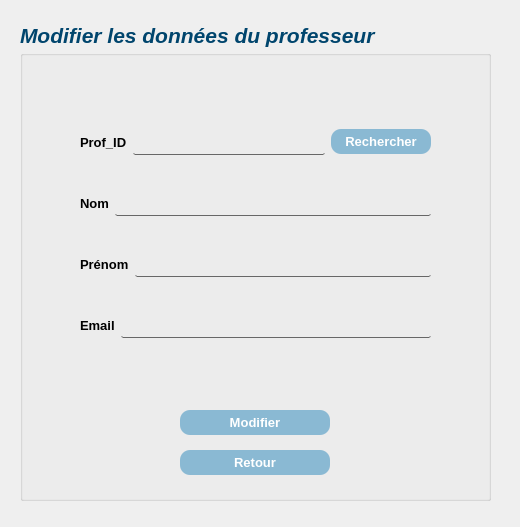
<?xml version="1.0" encoding="UTF-8"?>
<ui version="4.0">
 <class>editprof</class>
 <widget class="QDialog" name="editprof">
  <property name="geometry">
   <rect>
    <x>0</x>
    <y>0</y>
    <width>520</width>
    <height>527</height>
   </rect>
  </property>
  <property name="windowTitle">
   <string>Dialog</string>
  </property>
  <widget class="QGroupBox" name="groupBox">
   <property name="geometry">
    <rect>
     <x>20</x>
     <y>50</y>
     <width>471</width>
     <height>451</height>
    </rect>
   </property>
   <property name="title">
    <string/>
   </property>
   <widget class="QPushButton" name="EditButton">
    <property name="geometry">
     <rect>
      <x>160</x>
      <y>360</y>
      <width>150</width>
      <height>25</height>
     </rect>
    </property>
    <property name="font">
     <font>
      <pointsize>-1</pointsize>
      <bold>true</bold>
     </font>
    </property>
    <property name="styleSheet">
     <string notr="true">QPushButton{
color: #ffffff; 
background-color: #8AB9D3;
height: 25px;
font-size:13px;
border-radius:10px;
width:100px;
}
QPushButton:hover:!pressed
{
	background-color:#B9CCD6;
cursor:pointer;
}
QPushButton:pressed
{
              transition: 0.9s; 
}</string>
    </property>
    <property name="text">
     <string>Modifier</string>
    </property>
   </widget>
   <widget class="QPushButton" name="SalleReturn">
    <property name="geometry">
     <rect>
      <x>160</x>
      <y>400</y>
      <width>150</width>
      <height>25</height>
     </rect>
    </property>
    <property name="font">
     <font>
      <pointsize>-1</pointsize>
      <bold>true</bold>
     </font>
    </property>
    <property name="styleSheet">
     <string notr="true">QPushButton{
color: #ffffff; 
background-color: #8AB9D3;
height: 25px;
font-size:13px;
border-radius:10px;
width:100px;
}
QPushButton:hover:!pressed
{
	background-color:#B9CCD6;
cursor:pointer;
}
QPushButton:pressed
{
              transition: 0.9s; 
}</string>
    </property>
    <property name="text">
     <string>Retour</string>
    </property>
   </widget>
   <widget class="QWidget" name="layoutWidget">
    <property name="geometry">
     <rect>
      <x>60</x>
      <y>50</y>
      <width>351</width>
      <height>271</height>
     </rect>
    </property>
    <layout class="QVBoxLayout" name="verticalLayout">
     <item>
      <layout class="QHBoxLayout" name="horizontalLayout">
       <item>
        <widget class="QLabel" name="label">
         <property name="font">
          <font>
           <pointsize>10</pointsize>
           <italic>false</italic>
           <bold>true</bold>
          </font>
         </property>
         <property name="text">
          <string>Prof_ID</string>
         </property>
        </widget>
       </item>
       <item>
        <widget class="QLineEdit" name="Prof_ID">
         <property name="font">
          <font>
           <pointsize>10</pointsize>
          </font>
         </property>
         <property name="styleSheet">
          <string notr="true">QLineEdit{
		background-color: rgb(255, 255, 255);
	 border: 1px  solid;
     border-radius: 2px;
background:transparent;
border-top: 10px solid rrgb(255, 255, 255);
border:none;
border-bottom: 1px solid rgb(103, 103, 103);
height:25px;
color:black;
}</string>
         </property>
        </widget>
       </item>
       <item>
        <widget class="QPushButton" name="SearchButton">
         <property name="font">
          <font>
           <pointsize>-1</pointsize>
           <bold>true</bold>
          </font>
         </property>
         <property name="styleSheet">
          <string notr="true">QPushButton{
color: #ffffff; 
background-color: #8AB9D3;
height: 25px;
font-size:13px;
border-radius:10px;
width:100px;
}
QPushButton:hover:!pressed
{
	background-color:#B9CCD6;
cursor:pointer;
}
QPushButton:pressed
{
              transition: 0.9s; 
}</string>
         </property>
         <property name="text">
          <string>Rechercher</string>
         </property>
        </widget>
       </item>
      </layout>
     </item>
     <item>
      <layout class="QHBoxLayout" name="horizontalLayout_2">
       <item>
        <widget class="QLabel" name="label_2">
         <property name="font">
          <font>
           <pointsize>10</pointsize>
           <italic>false</italic>
           <bold>true</bold>
          </font>
         </property>
         <property name="text">
          <string>Nom</string>
         </property>
        </widget>
       </item>
       <item>
        <widget class="QLineEdit" name="Nom">
         <property name="font">
          <font>
           <pointsize>10</pointsize>
          </font>
         </property>
         <property name="styleSheet">
          <string notr="true">QLineEdit{
		background-color: rgb(255, 255, 255);
	 border: 1px  solid;
     border-radius: 2px;
background:transparent;
border-top: 10px solid rrgb(255, 255, 255);
border:none;
border-bottom: 1px solid rgb(103, 103, 103);
height:25px;
color:black;
}</string>
         </property>
        </widget>
       </item>
      </layout>
     </item>
     <item>
      <layout class="QHBoxLayout" name="horizontalLayout_3">
       <item>
        <widget class="QLabel" name="label_3">
         <property name="font">
          <font>
           <pointsize>10</pointsize>
           <italic>false</italic>
           <bold>true</bold>
          </font>
         </property>
         <property name="text">
          <string>Prénom</string>
         </property>
        </widget>
       </item>
       <item>
        <widget class="QLineEdit" name="Prenom">
         <property name="font">
          <font>
           <pointsize>10</pointsize>
          </font>
         </property>
         <property name="styleSheet">
          <string notr="true">QLineEdit{
		background-color: rgb(255, 255, 255);
	 border: 1px  solid;
     border-radius: 2px;
background:transparent;
border-top: 10px solid rrgb(255, 255, 255);
border:none;
border-bottom: 1px solid rgb(103, 103, 103);
height:25px;
color:black;
}</string>
         </property>
         <property name="echoMode">
          <enum>QLineEdit::Normal</enum>
         </property>
        </widget>
       </item>
      </layout>
     </item>
     <item>
      <layout class="QHBoxLayout" name="horizontalLayout_4">
       <item>
        <widget class="QLabel" name="label_4">
         <property name="font">
          <font>
           <pointsize>10</pointsize>
           <italic>false</italic>
           <bold>true</bold>
          </font>
         </property>
         <property name="text">
          <string>Email</string>
         </property>
        </widget>
       </item>
       <item>
        <widget class="QLineEdit" name="Email">
         <property name="font">
          <font>
           <pointsize>10</pointsize>
          </font>
         </property>
         <property name="styleSheet">
          <string notr="true">QLineEdit{
			background-color: rgb(255, 255, 255);
	 border: 1px  solid;
     border-radius: 2px;
background:transparent;
border-top: 10px solid rrgb(255, 255, 255);
border:none;
border-bottom: 1px solid rgb(103, 103, 103);
height:25px;
color:black;
}</string>
         </property>
         <property name="echoMode">
          <enum>QLineEdit::Normal</enum>
         </property>
        </widget>
       </item>
      </layout>
     </item>
    </layout>
   </widget>
  </widget>
  <widget class="QLabel" name="label_5">
   <property name="geometry">
    <rect>
     <x>20</x>
     <y>10</y>
     <width>361</width>
     <height>51</height>
    </rect>
   </property>
   <property name="font">
    <font>
     <pointsize>16</pointsize>
     <italic>true</italic>
     <bold>true</bold>
    </font>
   </property>
   <property name="styleSheet">
    <string notr="true">color:#00456D ; </string>
   </property>
   <property name="text">
    <string>Modifier les données du professeur</string>
   </property>
  </widget>
 </widget>
 <resources/>
 <connections/>
</ui>
